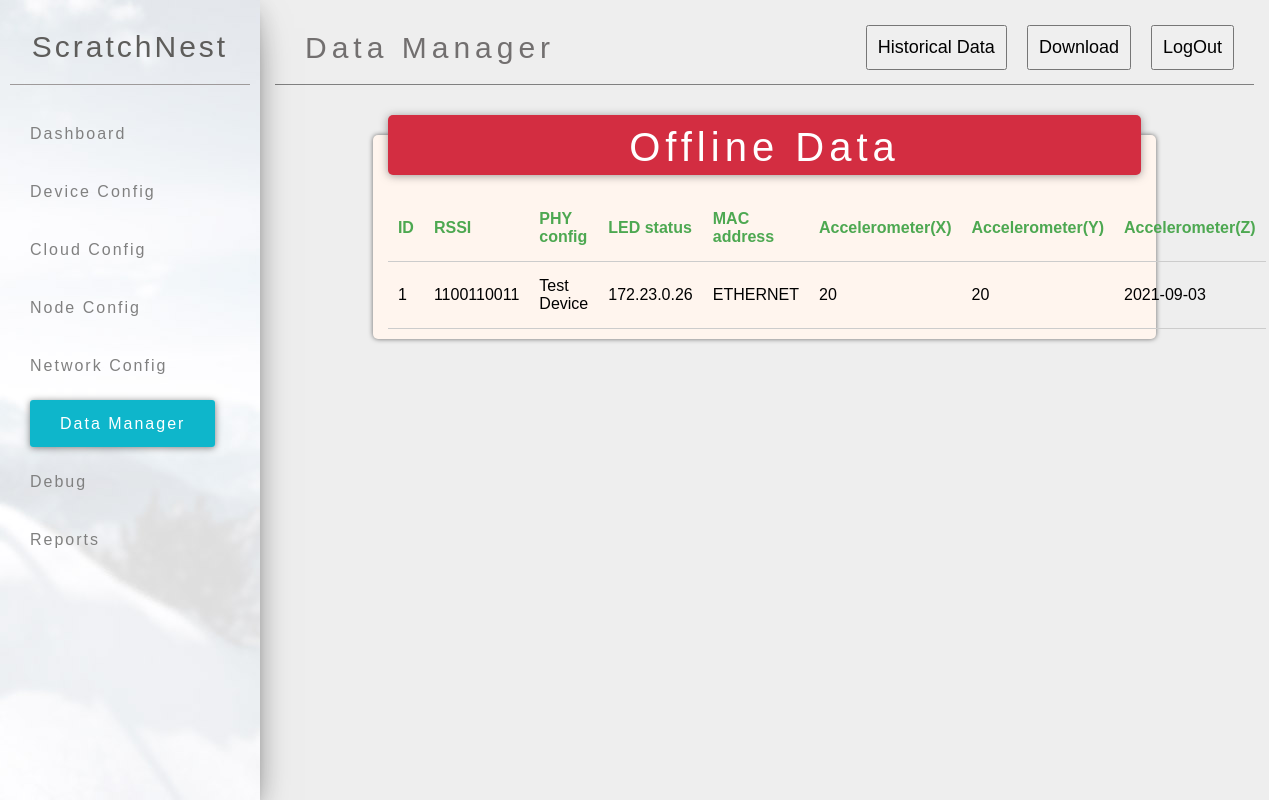
Page /dataManager/offData (signed in) on the committed database.
### tables this page shows
CREATE TABLE OfflineData(Id int , MacAdd varchar(20) , rssi varchar(20) , PhyConfig varchar(20) , Config varchar(20) , Accerlometer_X varchar(20) , Accerlometer_Y varchar(20) , Accerlometer_Z varchar(20) , date varchar(20));

### gatewayDeviceManager/gdm/gdmApp/gdm.py (the view)
@app.route('/dataManager/offData')
def offlineData():
    if 'logedIn' in session:
        data=db.getdata('OfflineData')
        return render_template('dataManager.html',data=data,type='Offline Data')
    return redirect(url_for('login'))

### gatewayDeviceManager/gdm/gdmApp/database.py (called while the page is built)
    def getdata(self,tableselect):
        try:
            data=self.conn.execute('select * from ' + tableselect)
            data=data.fetchall()
            return data
        except:
            time.sleep(2)
            return self.getdata(tableselect)

### gatewayDeviceManager/gdm/gdmApp/templates/dataManager.html (shortened to what this page needs)
{%extends 'base.html'%}
{%block pageHeading%}Data Manager{%endblock%}
{%block headerBtns%}
    <button type="button" id="excelBtn">Download</button>
    {%if type!='Offline Data'%}
    <a href="{{url_for('offlineData')}}"><button type="button" >Offline Data</button></a>
    {%else%}
    <a href="{{url_for('dataManager')}}"><button type="button" >Historical Data</button></a>
    {%endif%}
{%endblock%}
{%block navBtns%}
<li ><a href="{{url_for('home')}}"><img class="icon" ><P>Dashboard</P></a></li>
<li ><a href="{{url_for('deviceConfig')}}"><img  class="icon" ><P>Device Config</P></a></li>
<li ><a href="{{url_for('cloudConfig')}}"><img class="icon"  ><P>Cloud Config</P></a></li>
<li ><a href="{{url_for('nodeConfig')}}"><img class="icon"  ><P>Node Config</P></a></li>
<li ><a href="{{url_for('networkConfig')}}"><img class="icon"  ><P>Network Config</P></a></li>
<li class="active"><a href="#"><img class="icon"  ><P>Data Manager</P></a></li>
<li ><a href="{{url_for('debug')}}"><img class="icon"  ><P>Debug</P></a></li>
<li ><a href="{{url_for('reports')}}"><img class="icon"  ><P>Reports</P></a></li>
{%endblock%}
{% block content %}
<div class="card" style="width:80%;">
    <div class="card-head", style="background-color:#d32d41;">
        {{type}}
    </div>
    <div class="card-content">
        <table style="width: 100%;" id="table2excel">
            <thead style="color: #4da851;">
                <tr>
                    <th>ID</th>
                    <th>RSSI</th>
                    <th>PHY config</th>
                    <th>LED status</th>
                    <th>MAC address</th>
                    <th>Accelerometer(X)</th>
                    <th>Accelerometer(Y)</th>
                    <th>Accelerometer(Z)</th>
                </tr>
            </thead>
            <tbody>
                {% for row in data%}
                <tr>
                    <td>{{row[0]}}</td>
                    <td>{{row[1]}}</td>
                    <td>{{row[2]}}</td>
                    <td>{{row[3]}}</td>
                    <td>{{row[4]}}</td>
                    <td>{{row[5]}}</td>
                    <td>{{row[6]}}</td>
                    <td>{{row[8]}}</td>
                </tr>
                {%endfor%}
            </tbody>
        </table>
    </div>
</div>
{% endblock%}

### gatewayDeviceManager/gdm/gdmApp/static/css/base.css (style rules this page uses)
* { margin: 0; padding: 0; box-sizing: border-box; font-family: sans-serif; }
body { overflow-x:hidden; }
.button-container li { list-style: none; margin-top: 40px; margin-left: 20px; letter-spacing: 2px; font-weight: 100; }
.button-container a { color: gray; text-decoration: none; }
.active a { color: white; background-color: #0EB6CB; padding: 15px 30px; border-radius: 3px; box-shadow: 0px 1px 7px rgba(41, 41, 41, 0.568); text-align: center; }
.button-container p { display: inline; }
.main-header button { float: right; margin: 10px 20px 0 0; padding: 10px; font-size: 18px; }
.card { background-color: seashell; margin-top: 50px; box-shadow: 0px 0px 5px rgba(0, 0, 0, 0.56); border-radius: 5px; padding: 0px 15px 10px 15px; }
.card-head { color: white; height: 60px; background-color: #FD9A13; border-radius: 5px; position: relative; bottom: 20px; box-shadow: 0px 1px 8px rgba(82, 80, 80, 0.56); font-size: 40px; font-weight: 100; text-align: center; letter-spacing: 5px; padding: 10px; }
.card-content thead { color: orange; }
.card-content table { text-align: left; }
.card-content table,th, td { border-bottom: 1px solid rgb(204, 204, 204); border-collapse: collapse; padding: 15px 10px; }

### rows in the picture
OfflineData: Id "1", MacAdd "1100110011", rssi "Test Device", PhyConfig "172.23.0.26", Config "ETHERNET", Accerlometer_X "20", Accerlometer_Y "20", date "2021-09-03"

### other values in the picture
{{ type }} "Offline Data"
